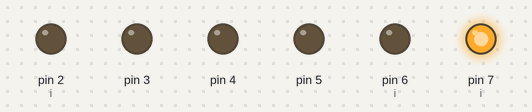
A sketch run on a simulated Arduino Uno, built with avr-gcc and run on an emulated ATmega328P. Parts: output pins drawn as LEDs (lit = HIGH).

Above: at 0.07 s.
At 0.52 s:
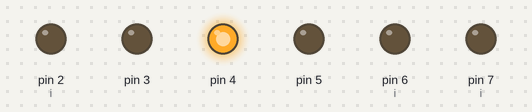
At 0.82 s:
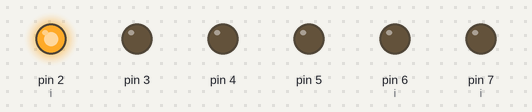
At 1.72 s:
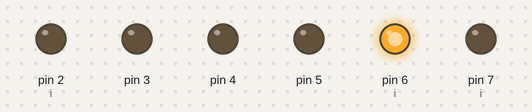
At 2.47 s:
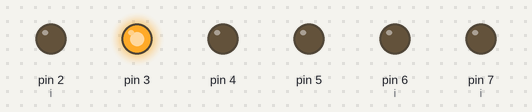
At 3.37 s:
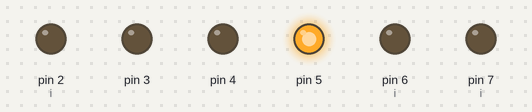
Timing chart, 0 to 3.7 s (numbered marks = the images above):
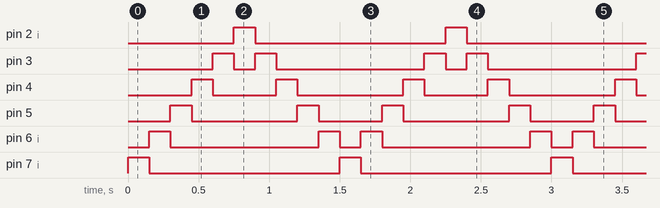

The sketch:

RUNNING_LED.ino
```cpp
boolean t=true;
int i=7;

void setup()
{
  pinMode(7, OUTPUT);
  pinMode(6, OUTPUT);
  pinMode(5, OUTPUT);
  pinMode(4, OUTPUT);
  pinMode(3, OUTPUT);
  pinMode(2, OUTPUT);


}

void loop()
{
  digitalWrite(i,HIGH);

    delay(150);
    digitalWrite(i,LOW);

    if(t == true)
    {
    i = i - 1;
    }
    else
    {
    i = i + 1;
  }
  if(i < 3)
  {
  i = 2;
  t = false;
  }
  if(i > 7)
  {
  i = 6;
  t = true;
  }
}
```

Measured:
- by itself, pin 2 (i), pin 7 (i): alternates HIGH for 0.15 s and LOW for 1.4 s
- by itself, pin 3: repeats every 1.5 s: LOW 0.15 s, HIGH 0.15 s, LOW 1.1 s, HIGH 0.15 s
- by itself, pin 4: repeats every 1.5 s: LOW 0.45 s, HIGH 0.15 s, LOW 0.75 s, HIGH 0.15 s
- by itself, pin 5: repeats every 1.5 s: LOW 0.75 s, HIGH 0.15 s, LOW 0.45 s, HIGH 0.15 s
- by itself, pin 6 (i): repeats every 1.5 s: LOW 1.1 s, HIGH 0.15 s, LOW 0.15 s, HIGH 0.15 s
